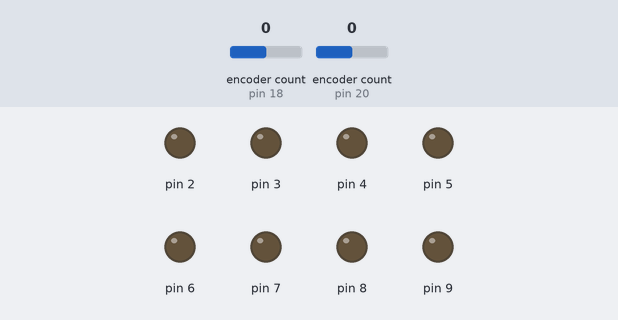
This sketch was run on a simulated Arduino Uno, built with avr-gcc and run on an emulated ATmega328P. Shown: output pins drawn as LEDs (lit = HIGH). Inputs (shaded band) come from the test bench; at power-on: encoder count (sensors on pin 18, pin 20) 0. What the sketch prints to the serial monitor is not drawn.

Above: at 0.1 s.
At 33.5 s:
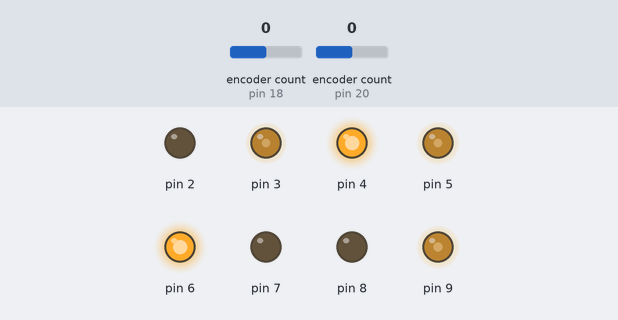
Timing chart, 0 to 35.0 s (numbered marks = the images above):
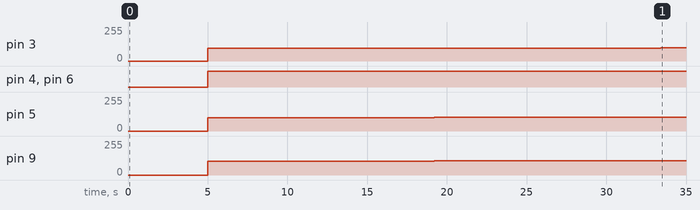

Measured:
- by itself, pin 3: 0/255 → 96/255 at 5.0 s, → 97/255 14.2 s later, → 98/255 14.2 s later
- by itself, pin 4, pin 6: LOW → HIGH at 5.0 s
- by itself, pin 5: 0/255 → 101/255 at 5.0 s, → 102/255 14.2 s later, → 103/255 14.2 s later
- by itself, pin 9: 0/255 → 105/255 at 5.0 s, → 106/255 14.2 s later, → 107/255 14.2 s later

The sketch:

demo-robot.ino
```cpp
#include <Robot.h>
#include <SoftwareSerial.h>

Robot r(
    A0, A1,
    25, 24,
    27, 26,
    37, 35, 33, 31, 39, 15,
    51, 52, 53
);

void setup() {
    Serial.begin(9600);
    r.initializeSensors();
}

void loop() {
    delay(5000);

    r.go();

    return 0;
}
```
